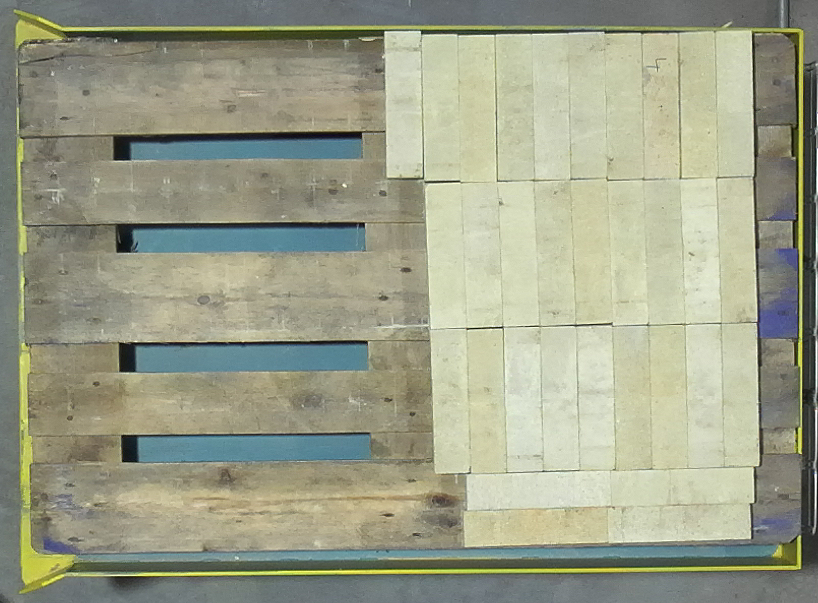
#> input picture data/images/zenodo_detection/bricks_32.png, 818 x 603 px
$ python validate_local_recovery.py
#> lines starting #> are read from the running program, lines starting #| are printed output that depends on the picture; pictures that were not available may be replaced by others from this repository, and a replacement may not be noted
import json
from pathlib import Path

import cv2
import numpy as np


PROJECT_ROOT = Path(__file__).resolve().parents[1]
OUTPUT_DIRECTORY = PROJECT_ROOT / "outputs" / "local_recovery_experiment"
HIGH_THRESHOLD = 40.0
LOW_THRESHOLDS = (20.0, 25.0, 30.0, 35.0)

SCENES = {
    "32": {
        "image": PROJECT_ROOT / "data/images/zenodo_detection/bricks_32.png",
        "aligned_background": PROJECT_ROOT
        / "outputs/integration_validation/bricks_32/aligned_background.png",
        "labels": PROJECT_ROOT
        / "2026-03-17_CIDET_VO3_BricksDetectionDataset"
        / "Bricks_Detection_Dataset/OBB/dataset_all/labels/val"
        / "1f38648d-image_245.txt",
        "observed_bbox": (517, 507, 605, 545),
        "search_bbox": (457, 507, 605, 545),
    },
    "37": {
        "image": PROJECT_ROOT
        / "2026-03-17_CIDET_VO3_BricksDetectionDataset"
        / "Bricks_Detection_Dataset/OBB/dataset_all/images/train"
        / "2716974e-image_240.png",
        "aligned_background": PROJECT_ROOT
        / "outputs/integration_validation/bricks_37/aligned_background.png",
        "labels": PROJECT_ROOT
        / "2026-03-17_CIDET_VO3_BricksDetectionDataset"
        / "Bricks_Detection_Dataset/OBB/dataset_all/labels/train"
        / "2716974e-image_240.txt",
        "observed_bbox": (470, 531, 564, 551),
        "search_bbox": (470, 513, 610, 551),
    },
}


# [79 lines left out: functions calculate_iou, load_brick_boxes, recover_connected_low_threshold, not called in this run]


def draw_box(image: np.ndarray, box: tuple, color: tuple) -> None:
    x0, y0, x1, y1 = map(round, box)
    cv2.rectangle(image, (x0, y0), (x1 - 1, y1 - 1), color, 2)


# [29 lines left out: function draw_legend, not called in this run]


def validate_scene(scene_name: str, scene: dict) -> None:
#> called with scene_name = '32'
    image = cv2.imread(str(scene["image"]))
#> image is the input picture: shape (603, 818, 3); mean B, G, R 137.3, 159.3, 156.1
    aligned_background = cv2.imread(str(scene["aligned_background"]))
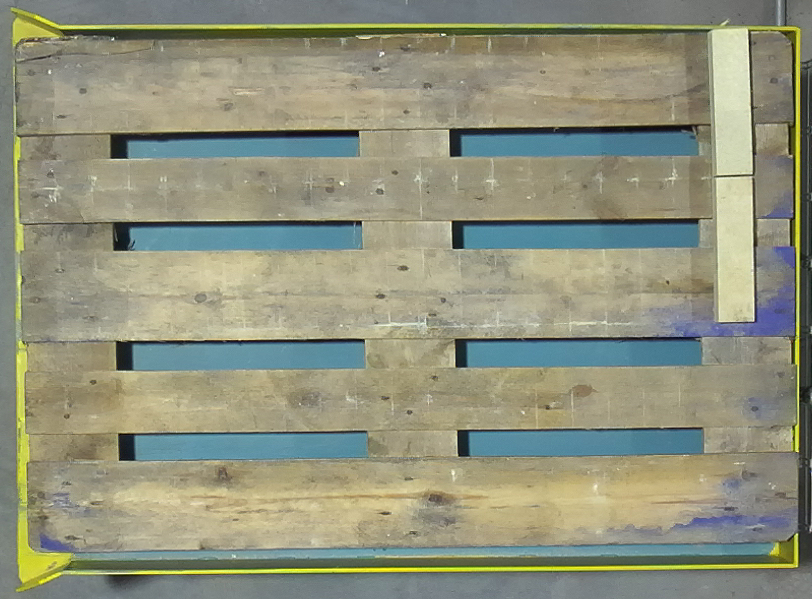
#> input picture data/images/zenodo_detection/bricks_02.png, 812 x 599 px, given in place of aligned_background.png, which was not available
#> aligned_background is the input picture: shape (599, 812, 3); mean B, G, R 124.9, 146.2, 143.9
    if image is None or aligned_background is None:
        raise FileNotFoundError(f"Could not load scene {scene_name}")

    image_lab = cv2.cvtColor(image, cv2.COLOR_BGR2LAB).astype(np.float32)
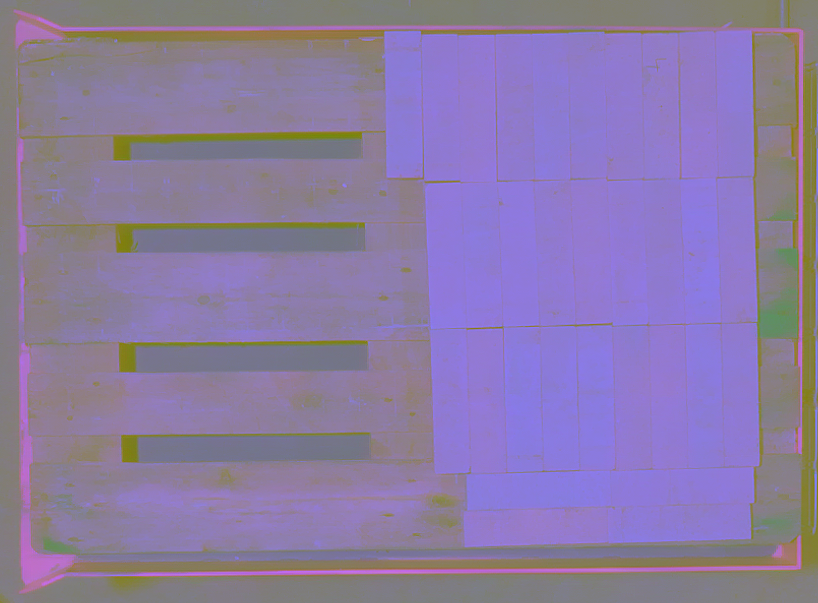
#> image_lab: shape (603, 818, 3) float32; mean B, G, R 164.3, 123.2, 139
    background_lab = cv2.cvtColor(
        aligned_background,
        cv2.COLOR_BGR2LAB,
    ).astype(np.float32)
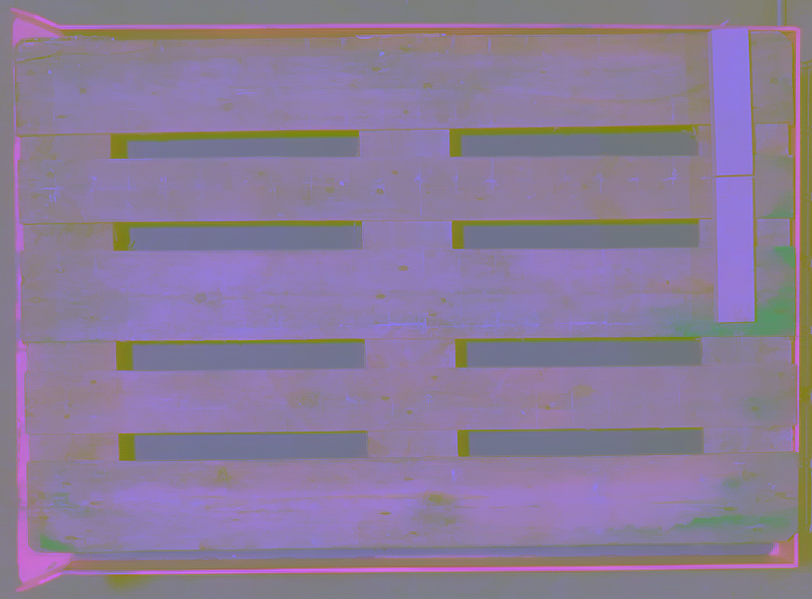
#> background_lab: shape (599, 812, 3) float32; mean B, G, R 152.5, 124.1, 138.9
#> (the run stopped early here; a loop or call above may not have finished)
